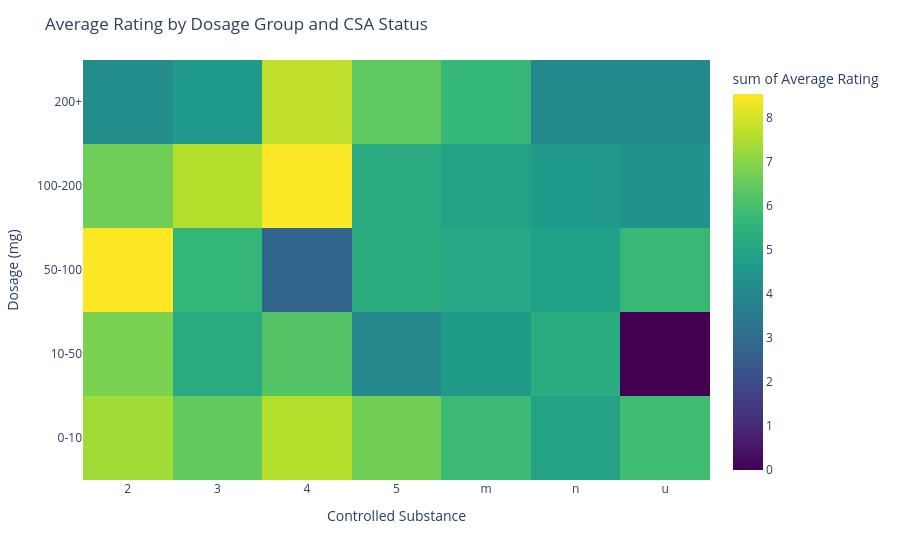

Notebook cell for this chart:
### Code cell
import plotly.express as px

# create pivot table for heatmap
dosage_csa_pivot = dosage_csa_group.pivot(index='dosage_group', columns='csa', values='rating')

# convert the pivot to a long format for Plotly
dosage_csa_pivot_long = dosage_csa_pivot.reset_index().melt(id_vars='dosage_group', var_name='CSA', value_name='Average Rating')

fig = px.density_heatmap(
    dosage_csa_pivot_long, 
    x='CSA', 
    y='dosage_group', 
    z='Average Rating',
    color_continuous_scale='Viridis', 
    labels={'dosage_group': 'Dosage (mg)', 'CSA': 'Controlled Substance', 'Average Rating': 'Average Rating'}
)

fig.update_layout(title='Average Rating by Dosage Group and CSA Status')
fig.show()

### Figure 1 — Plotly figure (JSON) as saved in the notebook; plotly's stock layout.template omitted (floating-point values rounded to 4 significant figures)
{"data": [{"coloraxis": "coloraxis", "histfunc": "sum", "hovertemplate": "Controlled Substance=%{x}<br>Dosage (mg)=%{y}<br>sum of Average Rating=%{z}<extra></extra>", "name": "", "type": "histogram2d", "x": ["2", "2", "2", "2", "2", "3", "3", "3", "3", "3", "4", "4", "4", "4", "4", "5", "5", "5", "5", "5", "m", "m", "m", "m", "m", "n", "n", "n", "n", "n", "u", "u", "u", "u", "u"], "xaxis": "x", "xbingroup": "x", "y": ["0-10", "10-50", "50-100", "100-200", "200+", "0-10", "10-50", "50-100", "100-200", "200+", "0-10", "10-50", "50-100", "100-200", "200+", "0-10", "10-50", "50-100", "100-200", "200+", "0-10", "10-50", "50-100", "100-200", "200+", "0-10", "10-50", "50-100", "100-200", "200+", "0-10", "10-50", "50-100", "100-200", "200+"], "yaxis": "y", "ybingroup": "y", "z": [7.348, 6.822, 8.55, 6.669, 4.171, 6.45, 5.217, 5.654, 7.592, 4.617, 7.586, 6.238, 2.757, 8.514, 7.75, 6.7, 4, 5.333, 5.243, 6.4, 5.808, 4.653, 5.079, 4.92, 5.7, 4.917, 5.306, 4.824, 4.598, 4.021, 5.869, 0, 5.746, 4.384, 4.021]}], "layout": {"autosize": true, "coloraxis": {"colorbar": {"title": {"text": "sum of Average Rating"}}, "colorscale": [[0, "#440154"], [0.1111, "#482878"], [0.2222, "#3e4989"], [0.3333, "#31688e"], [0.4444, "#26828e"], [0.5556, "#1f9e89"], [0.6667, "#35b779"], [0.7778, "#6ece58"], [0.8889, "#b5de2b"], [1, "#fde725"]]}, "legend": {"tracegroupgap": 0}, "margin": {"t": 60}, "title": {"text": "Average Rating by Dosage Group and CSA Status"}, "xaxis": {"anchor": "y", "autorange": true, "domain": [0, 1], "range": [-0.5, 6.5], "title": {"text": "Controlled Substance"}, "type": "category"}, "yaxis": {"anchor": "x", "autorange": true, "domain": [0, 1], "range": [-0.5, 4.5], "title": {"text": "Dosage (mg)"}, "type": "category"}}}
